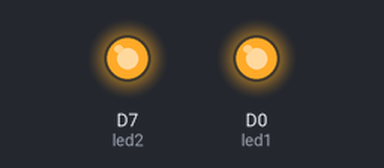
Simulated run of this sketch. Board: ESP8266 (NodeMCU). Parts: output pins drawn as LEDs (lit = HIGH).

Above: at 0.5 s.
At 15.87 s:
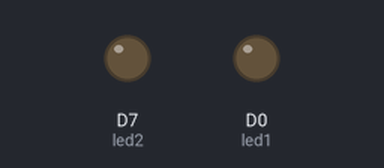
Timing chart, 0 to 16.3 s (numbered marks = the images above):
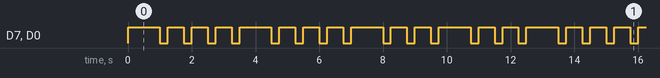

Measured:
- by itself, D7 (led2), D0 (led1): moves between LOW and HIGH, repeating every 12.5 s
- by itself, everything shown: repeats every 12.5 s, in 28 steps

The sketch:

Morse2.1.ino
```cpp
// ------------
// Blink an LED MORSE
// ------------


int led1 = D0; // Internal LED

int led2 = D7; // External LED
void setup() {


//Setting pin modes
  pinMode(led1, OUTPUT);
  pinMode(led2, OUTPUT);

}


void loop() {
  // To blink the LED, first we'll turn it on and off. Blink it to the morse code "-.. .- ...- .. -.." - david
  digitalWrite(led1, HIGH);
  digitalWrite(led2, HIGH);
  delay(1000);
  digitalWrite(led1, LOW);
  digitalWrite(led2, LOW);
  delay(250);
  digitalWrite(led1, HIGH);
  digitalWrite(led2, HIGH);
  delay(500);
  digitalWrite(led1, LOW);
  digitalWrite(led2, LOW);
  delay(250);
  digitalWrite(led1, HIGH);
  digitalWrite(led2, HIGH);
  delay(500);
  digitalWrite(led1, LOW);
  digitalWrite(led2, LOW);
  delay(250);

  digitalWrite(led1, HIGH);
  digitalWrite(led2, HIGH);
  delay(500);
  digitalWrite(led1, LOW);
  digitalWrite(led2, LOW);
  delay(250);
  digitalWrite(led1, HIGH);
  digitalWrite(led2, HIGH);
  delay(1000);
  digitalWrite(led1, LOW);
  digitalWrite(led2, LOW);
  delay(250);

  digitalWrite(led1, HIGH);
  digitalWrite(led2, HIGH);
  delay(500);
  digitalWrite(led1, LOW);
  digitalWrite(led2, LOW);
  delay(250);
  digitalWrite(led1, HIGH);
  digitalWrite(led2, HIGH);
  delay(500);
  digitalWrite(led1, LOW);
  digitalWrite(led2, LOW);
  delay(250);
  digitalWrite(led1, HIGH);
  digitalWrite(led2, HIGH);
  delay(500);
  digitalWrite(led1, LOW);
  digitalWrite(led2, LOW);
  delay(250);
  digitalWrite(led1, HIGH);
  digitalWrite(led2, HIGH);
  delay(1000);
  digitalWrite(led1, LOW);
  digitalWrite(led2, LOW);
  delay(250);

  digitalWrite(led1, HIGH);
  digitalWrite(led2, HIGH);
  delay(500);
  digitalWrite(led1, LOW);
  digitalWrite(led2, LOW);
  delay(250);
  digitalWrite(led1, HIGH);
  digitalWrite(led2, HIGH);
  delay(500);
  digitalWrite(led1, LOW);
  digitalWrite(led2, LOW);
  delay(250);

  digitalWrite(led1, HIGH);
  digitalWrite(led2, HIGH);
  delay(1000);
  digitalWrite(led1, LOW);
  digitalWrite(led2, LOW);
  delay(250);
 digitalWrite(led1, HIGH);
  digitalWrite(led2, HIGH);
  delay(500);
  digitalWrite(led1, LOW);
  digitalWrite(led2, LOW);
  delay(250);
  digitalWrite(led1, HIGH);
  digitalWrite(led2, HIGH);
  delay(500);
  digitalWrite(led1, LOW);
  digitalWrite(led2, LOW);
  delay(250);

}
```
